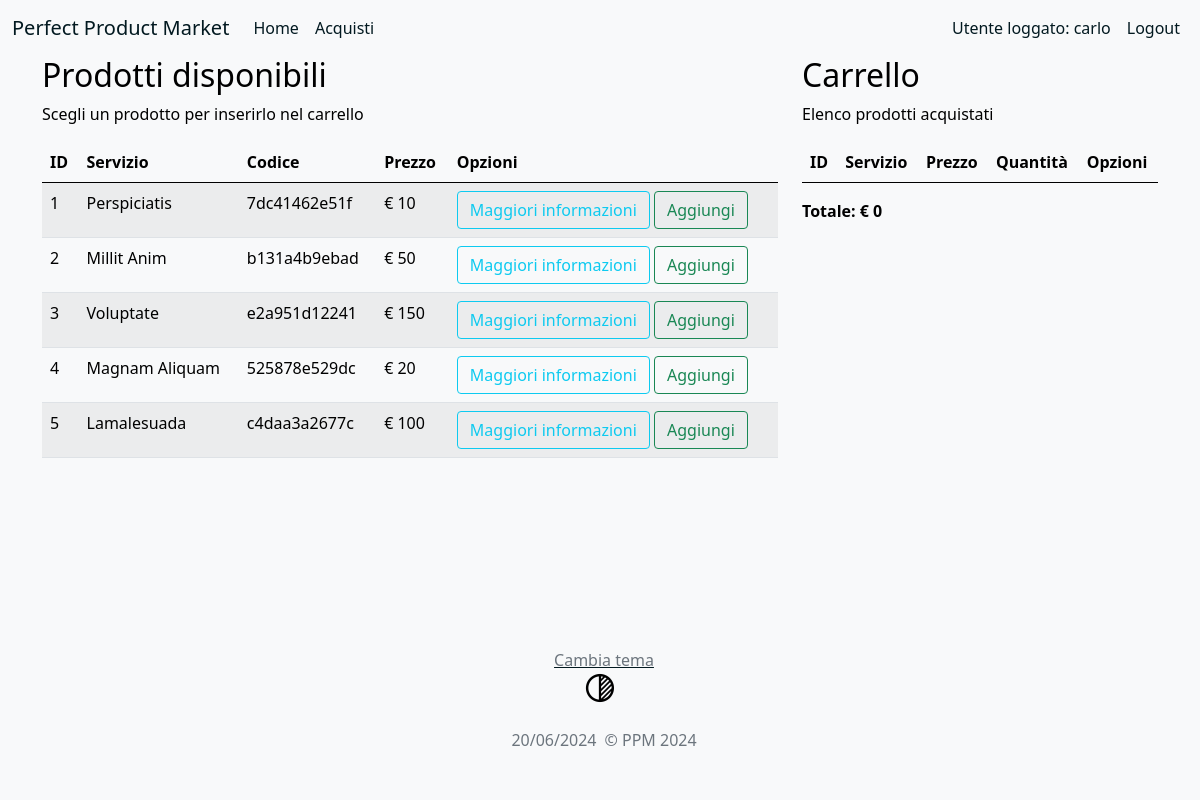
Screenshot of /market (signed in) with the database file from the repository.
### main/models.py (models this page shows, shortened)
class Utente(db.Model, UserMixin):
    __tablename__ = 'Utente'
    id = db.Column(db.Integer(), primary_key=True)
    username = db.Column(db.String(length=30), nullable=False, unique=True)
    email_address = db.Column(db.String(length=50), nullable=False, unique=True)
    password_hash = db.Column(db.String(length=60), nullable=False)
    budget = db.Column(db.Integer(), nullable=False, default=0)
    @property
    def password(self):
        return self.password

class Prodotto(db.Model):
    __tablename__ = 'Prodotto'
    id = db.Column(db.Integer(), primary_key=True)
    servizio = db.Column(db.String(length=30), nullable=False, unique=True)
    codice = db.Column(db.String(length=12), nullable=False, unique=True)
    prezzo = db.Column(db.Integer(), nullable=False)
    descrizione = db.Column(db.String(length=1024), nullable=False, unique=True)

### main/routes.py (the view, shortened to what this page needs)
@app.route('/market', methods=['GET', 'POST'])
@login_required
def market():
    purchase_form = PurchaseItemForm()
    selling_form = SellItemForm()
    if request.method == "GET":
        items = Prodotto.query.all()
        query = db.session.query(Prodotto) \
            .join(Acquisto, Acquisto.prodotto_id == Prodotto.id) \
            .join(Utente, Utente.id == Acquisto.utente_id) \
            .filter(Utente.id == current_user.id)
        owned_items = query.all()
        return render_template('market.html', items=items, purchase_form=purchase_form, owned_items=owned_items, selling_form=selling_form)

### main/models.py (called while the page is built)
@login_manager.user_loader
def load_user(user_id):
    return Utente.query.get(int(user_id))

### main/templates/market.html (shortened to what this page needs)
{% extends "home.html" %}  {% block content %}
<div class="container">
    <div class="row">
        <div class="col-8">
            <h2>Prodotti disponibili</h2>
            <p>Scegli un prodotto per inserirlo nel carrello</p>
            <table class="table table-striped table-hover">
                <thead>
                    <tr>
                        <th>ID</th>
                        <th>Servizio</th>
                        <th>Codice</th>
                        <th>Prezzo</th>
                        <th>Opzioni</th>
                    </tr>
                </thead>
                <tbody>
                    {% for item in items %} {% include 'includes/modals.html' %}
                    <tr>
                        <td>{{ item.id }}</td>
                        <td>{{ item.servizio }}</td>
                        <td>{{ item.codice }}</td>
                        <td>€ {{ item.prezzo }}</td>
                        <td>
                            <button
                                type="button"
                                class="btn btn-outline-info"
                                data-bs-toggle="modal"
                                data-bs-target="#Modal-MoreInfo-{{ item.id }}"
                            >
                                Maggiori informazioni
                            </button>
                            <button
                                type="button"
                                class="btn btn-outline-success"
                                data-bs-toggle="modal"
                                data-bs-target="#Modal-PurchaseConfirm-{{ item.id }}"
                            >
                                Aggiungi
                            </button>
                        </td>
                    </tr>
                    {% endfor %}
                </tbody>
            </table>
        </div>
        <div class="col-4">
            <h2>Carrello</h2>
            <p>Elenco prodotti acquistati</p>
            <table class="table table-striped table-hover">
                <thead>
                    <tr>
                        <th>ID</th>
                        <th>Servizio</th>
                        <th>Prezzo</th>
                        <th>Quantità</th>
                        <th>Opzioni</th>
                    </tr>
                </thead>
            </table>
            <strong>Totale: € {{ current_user.budget }}</strong>
        </div>
    </div>
</div>
{% endblock content %}

### main/templates/home.html (shortened to what this page needs)
{% import "macros.html" as macros %}
<!DOCTYPE html>
<html lang="it">
    <head>
        <link
            href="https://cdn.jsdelivr.net/npm/bootstrap@5.0.2/dist/css/bootstrap.min.css"
            rel="stylesheet"
        />
    </head>
    <body>
        <header>{% include "_navmenu.html" %}</header>
        {% block content %}{% endblock content %}
    </body>
    <footer class="bg-light fixed-bottom">
        <div class="container p-4 text-center">
            <div id="theme-switch" class="d-flex justify-content-center">
                {{ macros.light_or_dark_mode("body") }}
            </div>
            <div display="block" class="container p-4 text-center">
                <div class="d-flex justify-content-center">
                    <p id="data" class="text-muted mb-0 ms-2"></p>
                    <p class="text-muted mb-0 ms-2">&copy; PPM 2024</p>
                </div>
            </div>
        </div>
    </footer>
</html>

### main/templates/macros.html (shortened to what this page needs)
{% macro light_or_dark_mode(element) %} {% if request.args.get('mode') == "dark"
%}
<a href="{{ request.path }}"
    ><p class="text-muted mb-0 ms-2">Cambia tema</p>
    <img src="../static/img/theme-switch-32-to-light.png"
/></a>
<style>
    {{ element }} {
      background-color: #003;
      color: #fff;
    }
    {{ element }} a {
      color: #070528 !important;
    }
    /* Target table text within the element */
    {{ element }} table, {{ element }} th, {{ element }} td {
      color: #fff;
    }
</style>
{% else %}
<a href="{{ request.path }}?mode=dark"
    ><p class="text-muted mb-0 ms-2">Cambia tema</p>
    <img src="../static/img/theme-switch-32-to-dark.png"
/></a>
{% endif %} {% endmacro %}

### main/templates/_navmenu.html (shortened to what this page needs)
<nav class="navbar navbar-expand-lg navbar-light bg-light">
    <div class="container-fluid">
        <a class="navbar-brand" href="#">Perfect Product Market</a>
        <div class="collapse navbar-collapse" id="navbarSupportedContent">
            <ul class="navbar-nav me-auto">
                <li class="nav-item">
                    <a
                        class="nav-link active"
                        aria-current="page"
                        href="{{ url_for('home') }}"
                        >Home</a
                    >
                </li>
                <li class="nav-item">
                    <a class="nav-link" href="{{ url_for('market') }}"
                        >Acquisti</a
                    >
                </li>
            </ul>
            {% if current_user.is_authenticated %}
            <ul class="navbar-nav">
                <li class="nav-item">
                    <a class="nav-link"
                        >Utente loggato: {{ current_user.username }}</a
                    >
                </li>
                <li class="nav-item">
                    <a class="nav-link" href="{{ url_for('logout') }}"
                        >Logout</a
                    >
                </li>
            </ul>
            {% endif %}
        </div>
    </div>
</nav>

### rows the page displays
Utente: username "carlo", budget "0"
Prodotto: id "1", servizio "Perspiciatis", codice "7dc41462e51f", prezzo "10"
Prodotto: id "2", servizio "Millit Anim", codice "b131a4b9ebad", prezzo "50"
Prodotto: id "3", servizio "Voluptate", codice "e2a951d12241", prezzo "150"
Prodotto: id "4", servizio "Magnam Aliquam", codice "525878e529dc", prezzo "20"
Prodotto: id "5", servizio "Lamalesuada", codice "c4daa3a2677c", prezzo "100"
